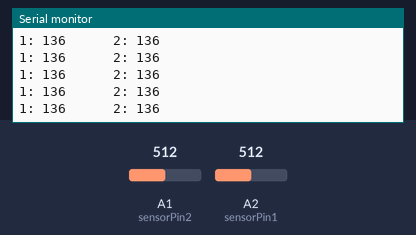
This sketch was run on a simulated Arduino Uno, built with avr-gcc and run on an emulated ATmega328P. Parts: the last lines printed to the serial monitor. Inputs (shaded band) come from the test bench; at power-on: A1 (sensorPin2) = 512, A2 (sensorPin1) = 512.

Above: at 1.2 s.
1.3 s: A1 (sensorPin2) set to 716
At 1.45 s:
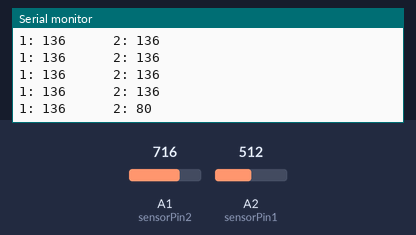
4.3 s: A2 (sensorPin1) set to 716
At 4.31 s:
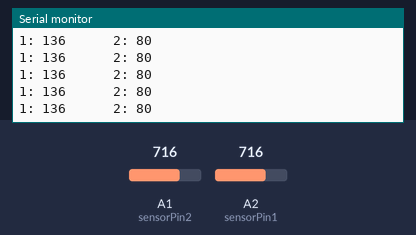
5.8 s: A1 (sensorPin2) set to 511
At 5.84 s:
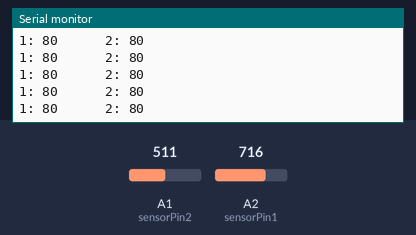
8.8 s: A2 (sensorPin1) set to 900
At 8.81 s:
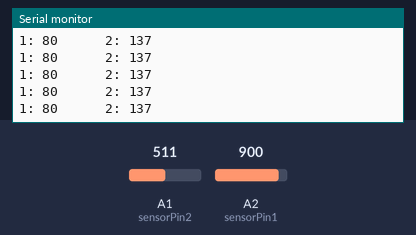
Timing chart, 0 to 11.3 s (numbered marks = the images above; inputs shaded):
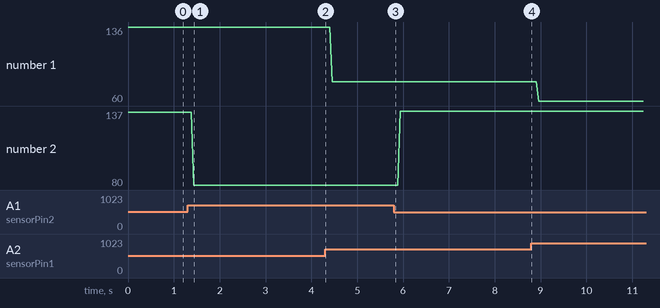

The sketch:

SharpDistSensorTest.ino
```cpp
// (licence header left out)
/*
  This example shows how to use the SharpDistSensor library to continuously
  read the sensor and display the analog value and the corrseponding distance
  in mm.

  The library default values corresponding to the Sharp GP2Y0A60SZLF 5V sensor
  are used.

  See the library README for how to use pre-defined sensor models or custom
  fit functions.
*/

#include <SharpDistSensor.h>

// Analog pin to which the sensor is connected
const byte sensorPin1 = A2;
const byte sensorPin2 = A1;

// Window size of the median filter (odd number, 1 = no filtering)
const byte mediumFilterWindowSize = 5;

// Create an object instance of the SharpDistSensor class
SharpDistSensor sensor1(sensorPin1, mediumFilterWindowSize);
SharpDistSensor sensor2(sensorPin2, mediumFilterWindowSize);


void setup() {
  Serial.begin(9600);
}

void loop() {
  // Get distance from sensor
  unsigned int distance1 = sensor1.getDist();
  unsigned int distance2 = sensor2.getDist();

  // Print distance to Serial
  Serial.print("1: ");
  Serial.print(distance1);
  Serial.print("      2: ");
  Serial.println(distance2);


  // Wait some time
  delay(50);
}
```

Measured:
- after the input at 1.3 s, the serial monitor: prints a new line after 0.14 s (image 1)
- plotted number 1: 80 → 60 after the input at 8.8 s
- plotted number 2: 136 → 80 after the input at 1.3 s, 80 → 137 after the input at 5.8 s
